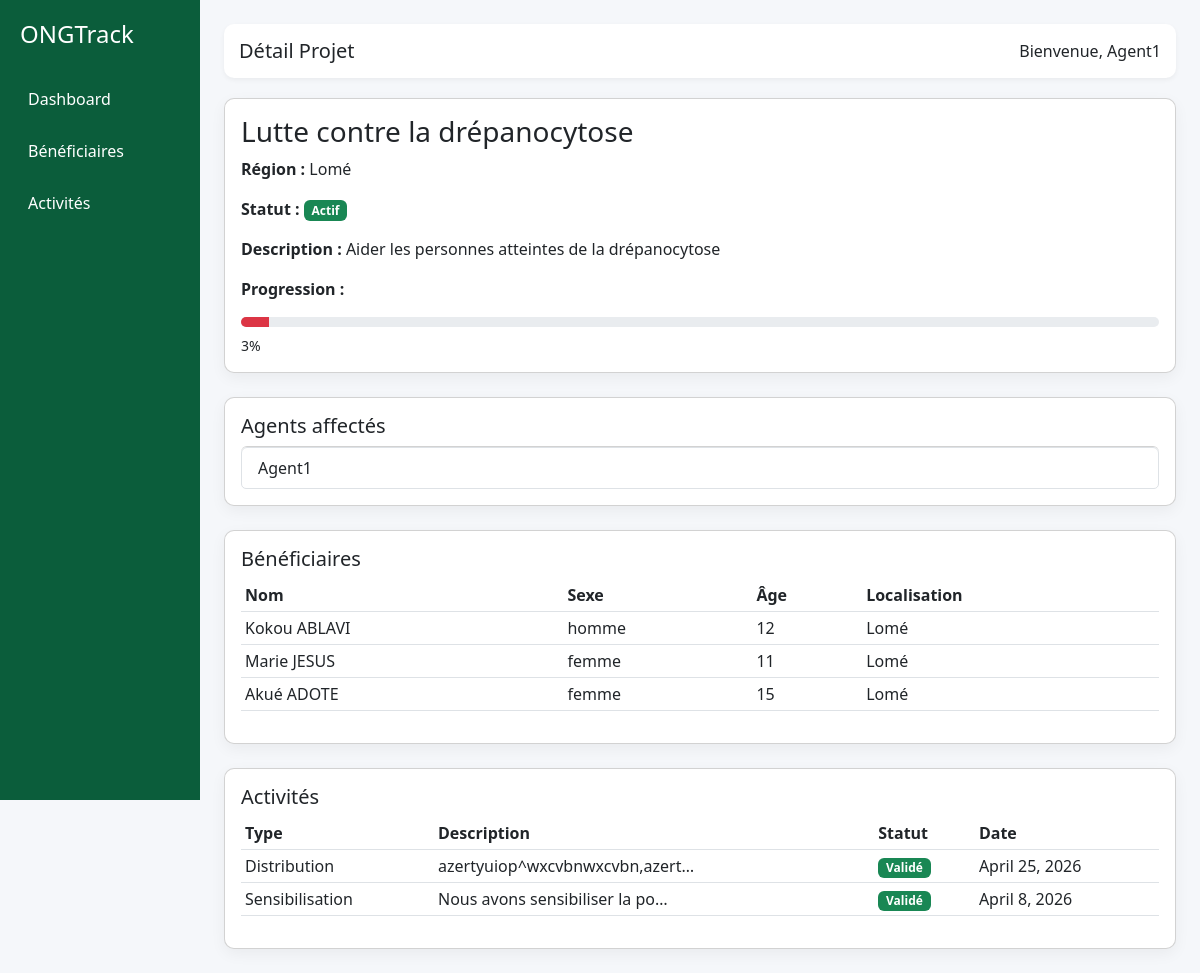
The page /projects/detail/2/ (signed in) on the database its author committed.
### projects/models.py (models this page shows, shortened)
class Project(models.Model):
    STATUS_CHOICES = [
        ('actif', 'Actif'),
        ('en_cours', 'En cours'),
        ('termine', 'Terminé'),
    ]
    CATEGORY_CHOICES = [
        ('education', 'Éducation'),
        ('sante', 'Santé'),
        ('eau', 'Eau & Assainissement'),
        ('nutrition', 'Nutrition'),
    ]
    name = models.CharField(max_length=200)
    description = models.TextField(default="Description du projet")
    region = models.CharField(max_length=100, default="Lomé")
    category = models.CharField(max_length=50, choices=CATEGORY_CHOICES, default='education')
    start_date = models.DateField(default="2024-01-01")
    end_date = models.DateField(default="2024-12-31")
    budget = models.FloatField(default=0)
    progress = models.IntegerField(default=0)
    status = models.CharField(max_length=20, choices=STATUS_CHOICES, default='en_cours')
    assigned_agents = models.ManyToManyField(User, blank=True, related_name='assigned_projects')
    created_at = models.DateTimeField(auto_now_add=True)
    updated_at = models.DateTimeField(auto_now=True)

class Beneficiary(models.Model):
    GENDER_CHOICES = [
        ('homme', 'Homme'),
        ('femme', 'Femme'),
    ]
    project = models.ForeignKey(
        Project,
        on_delete=models.CASCADE,
        related_name='beneficiaries'
    )
    first_name = models.CharField(max_length=100)
    last_name = models.CharField(max_length=100)
    gender = models.CharField(max_length=10, choices=GENDER_CHOICES)
    age = models.IntegerField()
    region = models.CharField(max_length=100)
    created_at = models.DateTimeField(auto_now_add=True)

class Activity(models.Model):
    TYPE_CHOICES = [
        ('distribution', 'Distribution'),
        ('formation', 'Formation'),
        ('sensibilisation', 'Sensibilisation'),
        ('visite', 'Visite terrain'),
    ]
    STATUS_CHOICES = [
        ('en_attente', 'En attente'),
        ('valide', 'Validé'),
        ('rejete', 'Rejeté'),
    ]
    project = models.ForeignKey(Project, on_delete=models.CASCADE, related_name='activities')
    agent = models.ForeignKey(User, on_delete=models.CASCADE)
    type = models.CharField(max_length=50, choices=TYPE_CHOICES)
    description = models.TextField()
    result = models.TextField(blank=True, null=True)
    status = models.CharField(
        max_length=20,
        choices=STATUS_CHOICES,
        default='en_attente'
    )
    date = models.DateField(auto_now_add=True)
    created_at = models.DateTimeField(auto_now_add=True)

### projects/views.py (the view)
# urls.py: path('detail/<int:id>/', project_detail, name='project_detail'),
@login_required
def project_detail(request, id):
    project = get_object_or_404(Project, id=id)
    beneficiaries = project.beneficiaries.all()
    activities = project.activities.all().order_by('-date')
    agents = project.assigned_agents.all()
    return render(request, 'projects/project_detail.html', {
        'project': project,
        'beneficiaries': beneficiaries,
        'activities': activities,
        'agents': agents
    })

### templates/projects/project_detail.html
{% extends 'base.html' %}
{% block title %}Détail Projet{% endblock %}
{% block content %}
<div class="card p-3 mb-4">
    <h3>{{ project.name }}</h3>
    <p><strong>Région :</strong> {{ project.region }}</p>
    <p>
        <strong>Statut :</strong>
        {% if project.status == "actif" %}
            <span class="badge bg-success">Actif</span>
        {% elif project.status == "en_cours" %}
            <span class="badge bg-warning text-dark">En cours</span>
        {% else %}
            <span class="badge bg-secondary">Terminé</span>
        {% endif %}
    </p>
    <p><strong>Description :</strong> {{ project.description }}</p>
    <p><strong>Progression :</strong></p>
    <div class="progress mb-2" style="height: 10px;">
        <div class="progress-bar
            {% if project.progress < 30 %}bg-danger
            {% elif project.progress < 70 %}bg-warning
            {% else %}bg-success{% endif %}"
            style="width: {{ project.progress }}%;">
        </div>
    </div>
    <small>{{ project.progress }}%</small>
</div>
<div class="card p-3 mb-4">
    <h5>Agents affectés</h5>
    <ul class="list-group">
        {% for agent in agents %}
            <li class="list-group-item">{{ agent.username }}</li>
        {% empty %}
            <li class="list-group-item">Aucun agent affecté</li>
        {% endfor %}
    </ul>
</div>
<div class="card p-3 mb-4">
    <h5>Bénéficiaires</h5>
    <table class="table table-sm">
        <thead>
            <tr>
                <th>Nom</th>
                <th>Sexe</th>
                <th>Âge</th>
                <th>Localisation</th>
            </tr>
        </thead>
        <tbody>
            {% for b in beneficiaries %}
            <tr>
                <td>{{ b.first_name }} {{ b.last_name }}</td>
                <td>{{ b.gender }}</td>
                <td>{{ b.age }}</td>
                <td>{{ b.region }}</td>
            </tr>
            {% empty %}
            <tr>
                <td colspan="4">Aucun bénéficiaire</td>
            </tr>
            {% endfor %}
        </tbody>
    </table>
</div>
<div class="card p-3">
    <h5>Activités</h5>
    <table class="table table-sm">
        <thead>
            <tr>
                <th>Type</th>
                <th>Description</th>
                <th>Statut</th>
                <th>Date</th>
            </tr>
        </thead>
        <tbody>
            {% for a in activities %}
            <tr>
                <td>{{ a.get_type_display }}</td>
                <td>{{ a.description|truncatechars:30 }}</td>
                <td>
                    {% if a.status == "valide" %}
                        <span class="badge bg-success">Validé</span>
                    {% elif a.status == "rejete" %}
                        <span class="badge bg-danger">Rejeté</span>
                    {% else %}
                        <span class="badge bg-warning text-dark">En attente</span>
                    {% endif %}
                </td>
                <td>{{ a.date }}</td>
            </tr>
            {% empty %}
            <tr>
                <td colspan="4">Aucune activité</td>
            </tr>
            {% endfor %}
        </tbody>
    </table>
</div>
{% endblock %}

### templates/base.html (shortened to what this page needs)
{% load static %}
<!DOCTYPE html>
<html>
<head>
    <link href="https://cdn.jsdelivr.net/npm/bootstrap@5.3.0/dist/css/bootstrap.min.css" rel="stylesheet">
</head>
<body>
<div class="container-fluid">
    <div class="row">
        <div class="col-md-2 sidebar">
            <h4>ONGTrack</h4>
            <a href="{% url 'redirect_dashboard' %}">Dashboard</a>
            <a href="{% url 'beneficiary_list' %}">Bénéficiaires</a>
            <a href="{% url 'activity_list' %}">Activités</a>
        </div>
        <div class="col-md-10 p-4">
            <div class="header d-flex justify-content-between align-items-center">
                <h5 class="mb-0">{% block title %}{% endblock %}</h5>
                <span>Bienvenue, {{ user.username }}</span>
            </div>
            {% block content %}
            {% endblock %}
        </div>
    </div>
</div>
</body>
</html>

### templates/base.html (style rules this page uses)
body { background-color: #f5f7fa; font-family: 'Segoe UI', sans-serif; }
.sidebar { height: 100vh; background-color: #0b5d3b; color: white; padding: 20px; }
.sidebar h4 { margin-bottom: 30px; }
.sidebar a { color: white; display: block; margin: 12px 0; padding: 8px; border-radius: 6px; text-decoration: none; transition: 0.2s; }
.header { background: white; padding: 15px; border-radius: 10px; margin-bottom: 20px; box-shadow: 0px 2px 5px rgba(0,0,0,0.05); }
.card { border-radius: 10px; box-shadow: 0px 5px 15px rgba(0,0,0,0.05); }

### rows shown on the page
Project: name "Lutte contre la drépanocytose", region "Lomé", description "Aider les personnes atteintes de la drépanocytose", progress "3"
Beneficiary: first_name "Kokou", last_name "ABLAVI", gender "homme", age "12", region "Lomé"
Beneficiary: first_name "Marie", last_name "JESUS", gender "femme", age "11", region "Lomé"
Beneficiary: first_name "Akué", last_name "ADOTE", gender "femme", age "15", region "Lomé"
Activity: type "Distribution", description "azertyuiop^wxcvbnwxcvbn,azert…", status "Validé", date "April 25, 2026"
Activity: type "Sensibilisation", description "Nous avons sensibiliser la po…", status "Validé", date "April 8, 2026"

### other values the page prints
{{ user.username }} "Agent1"
{{ agent.username }} "Agent1"
